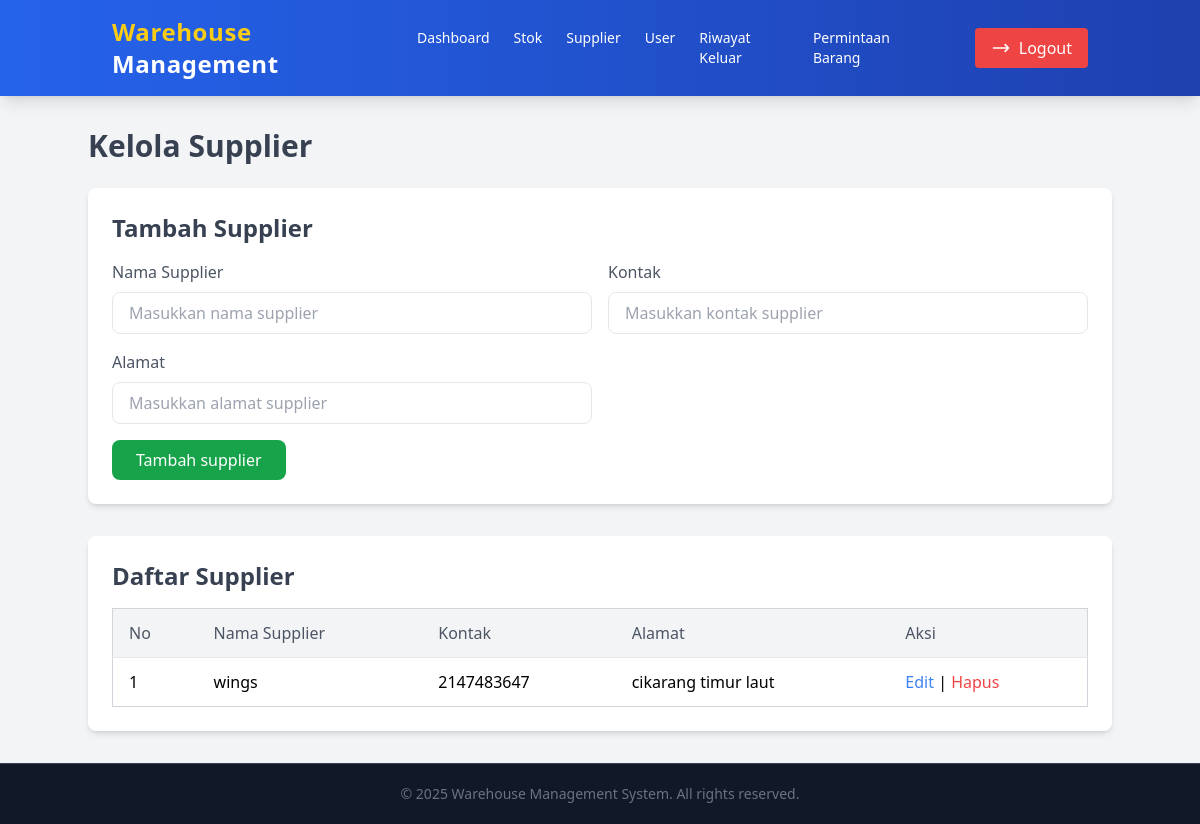
Screenshot of /admin/kelola_supplier.php with the database file from the repository.
### tables this page shows
CREATE TABLE `supplier` (
  `id_supp` int(15) NOT NULL,
  `nama_supp` varchar(255) NOT NULL,
  `kontak` int(15) NOT NULL,
  `alamat` varchar(255) NOT NULL
);

### admin/kelola_supplier.php (the view, shortened to what this page needs)
<?php
include('../koneksi.php');
$edit_data = null;
?>
<!DOCTYPE html>
<html lang="en">
<head>
    <script src="https://cdn.tailwindcss.com"></script>
</head>
<body class="bg-gray-100 font-sans leading-normal tracking-normal">
    <nav class="bg-gradient-to-r from-blue-600 to-blue-800 text-white shadow-lg">
        <div class="container mx-auto px-6 py-4 flex justify-between items-center">
            <a href="../admin_dashboard.php" class="text-2xl font-extrabold tracking-wide hover:text-yellow-400 transition duration-300">
                <span class="text-yellow-400">Warehouse</span> Management
            </a>
            <div class="flex items-center space-x-11">
                <ul class="flex space-x-6 text-sm font-medium">
                    <li>
                        <a href="../admin_dashboard.php" class="hover:text-yellow-400 transition duration-300">Dashboard</a>
                    </li>
                    <li>
                        <a href="kelola_stok.php" class="hover:text-yellow-400 transition duration-300">Stok</a>
                    </li>
                    <li>
                        <a href="kelola_supplier.php" class="hover:text-yellow-400 transition duration-300">Supplier</a>
                    </li>
                    <li>
                        <a href="kelola_user.php" class="hover:text-yellow-400 transition duration-300">User</a>
                    </li>
                    <li>
                        <a href="riwayat.php" class="hover:text-yellow-400 transition duration-300">Riwayat Keluar</a>
                    </li>
                    <li>
                        <a href="kelola_permintaan.php" class="hover:text-yellow-400 transition duration-300">Permintaan Barang</a>
                    </li>
                </ul>
                <a href="../logout.php" class="flex items-center bg-red-500 px-4 py-2 rounded hover:bg-red-600 transition duration-300">
                    <svg xmlns="http://www.w3.org/2000/svg" class="h-5 w-5 mr-2" fill="none" viewBox="0 0 24 24" stroke="currentColor">
                        <path stroke-linecap="round" stroke-linejoin="round" stroke-width="2" d="M17 16l4-4m0 0l-4-4m4 4H3" />
                    </svg>
                    Logout
                </a>
            </div>
        </div>
    </nav>
    <div class="container mx-auto mt-8">
        <h1 class="text-3xl font-bold text-gray-700 mb-6">Kelola Supplier</h1>
        <div class="bg-white shadow-md rounded-lg p-6 mb-8">
        <h2 class="text-2xl font-bold text-gray-700 mb-4">
            <?php echo $edit_data ? "Edit Supplier" : "Tambah Supplier"; ?>
        </h2>
            <form method="POST">
                <div class="grid grid-cols-1 md:grid-cols-2 gap-4">
                    <div>
                        <label for="nama_supp" class="block text-gray-600 font-medium mb-2">Nama Supplier</label>
                        <input type="text" id="nama_supp" name="nama_supp" class="w-full px-4 py-2 border rounded-lg focus:outline-none focus:ring-2 focus:ring-yellow-500" placeholder="Masukkan nama supplier" value="<?php echo $edit_data ? htmlspecialchars($edit_data['nama_supp']) : ''; ?>" required>
                    </div>
                    <div>
                        <label for="kontak" class="block text-gray-600 font-medium mb-2">Kontak</label>
                        <input type="text" id="kontak" name="kontak" class="w-full px-4 py-2 border rounded-lg focus:outline-none focus:ring-2 focus:ring-yellow-500" placeholder="Masukkan kontak supplier" value="<?php echo $edit_data ? htmlspecialchars($edit_data['kontak']) : ''; ?>" required>
                    </div>
                    <div>
                        <label for="alamat" class="block text-gray-600 font-medium mb-2">Alamat</label>
                        <input type="text" id="alamat" name="alamat" class="w-full px-4 py-2 border rounded-lg focus:outline-none focus:ring-2 focus:ring-yellow-500" placeholder="Masukkan alamat supplier" value="<?php echo $edit_data ? htmlspecialchars($edit_data['alamat']) : ''; ?>" required>
                    </div>
                </div>
                <button type="submit" name="<?php echo $edit_data ? 'update' : 'insert'; ?>" class="mt-4 bg-green-600 text-white px-6 py-2 rounded-lg hover:bg-green-700 transition duration-300">
                    <?php echo $edit_data ? "Edit supplier" : "Tambah supplier"; ?>
                </button>
            </form>
        </div>
        <div class="bg-white shadow-md rounded-lg p-6">
            <h2 class="text-2xl font-bold text-gray-700 mb-4">Daftar Supplier</h2>
            <div class="overflow-x-auto">
                <table class="min-w-full bg-white border border-gray-300 rounded-lg">
                    <thead class="bg-gray-100">
                        <tr>
                            <th class="py-3 px-4 border-b text-left text-gray-600 font-medium">No</th>
                            <th class="py-3 px-4 border-b text-left text-gray-600 font-medium">Nama Supplier</th>
                            <th class="py-3 px-4 border-b text-left text-gray-600 font-medium">Kontak</th>
                            <th class="py-3 px-4 border-b text-left text-gray-600 font-medium">Alamat</th>
                            <th class="py-3 px-4 border-b text-left text-gray-600 font-medium">Aksi</th>
                        </tr>
                    </thead>
                    <tbody class="divide-y divide-gray-200">
                        <?php
                        $sql = "SELECT id_supp, nama_supp, kontak, alamat FROM supplier";
                        $result = $conn->query($sql);
                        $no = 1;
                        if ($result && $result->num_rows > 0) {
                            while ($row = $result->fetch_assoc()) {
                                echo "<tr class='hover:bg-gray-50'>
                                        <td class='py-3 px-4'>" . htmlspecialchars($no++) . "</td>
                                        <td class='py-3 px-4'>" . htmlspecialchars($row['nama_supp']) . "</td>
                                        <td class='py-3 px-4'>" . htmlspecialchars($row['kontak']) . "</td>
                                        <td class='py-3 px-4'>" . htmlspecialchars($row['alamat']) . "</td>
                                        <td class='py-3 px-4'>
                                            <a href='?edit=" . $row['id_supp'] . "' class='text-blue-500 hover:underline'>Edit</a> |
                                            <a href='?delete=" . $row['id_supp'] . "' onclick=\"return confirm('Yakin ingin menghapus?')\" class='text-red-500 hover:underline'>Hapus</a>
                                        </td>
                                    </tr>";
                            }
                        } else {
                            echo "<tr>
                                    <td colspan='5' class='py-3 px-4 text-center text-gray-500'>Belum ada data supplier.</td>
                                </tr>";
                        }
                        ?>
                    </tbody>
                </table>
            </div>
        </div>
    </div>
    <footer class="bg-gray-900 text-white w-full mt-8 pb-5">
        <div class="mt-8 border-t border-gray-700 pt-5 text-center">
            <p class="text-sm text-gray-500">&copy; <?php echo date('Y'); ?> Warehouse Management System. All rights reserved.</p>
        </div>
    </footer>
</body>
</html>

### rows the page displays
supplier: nama_supp "wings", kontak "2147483647", alamat "cikarang timur laut"
